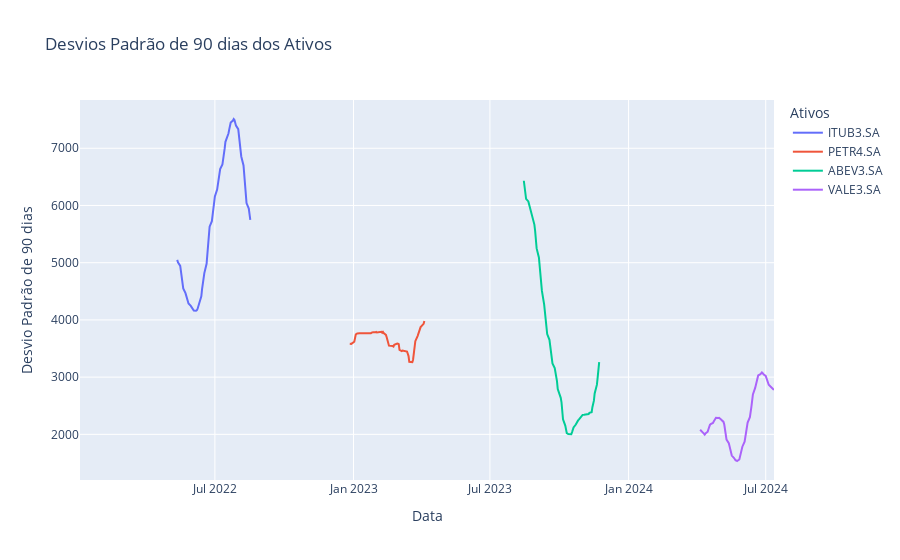

Source (notebook cell):
### Code cell
# Criando uma figura para o gráfico de linhas dos desvios padrão
fig_desvio = go.Figure()

# Adicionando uma linha para cada ativo
for ativo, dados in dados_por_ativo.items():
    fig_desvio.add_trace(go.Scatter(x=dados['Date'], y=dados['Desvio_Padrao_90'], mode='lines', name=ativo))

# Configurando o layout do gráfico
fig_desvio.update_layout(title='Desvios Padrão de 90 dias dos Ativos',
                         xaxis_title='Data',
                         yaxis_title='Desvio Padrão de 90 dias',
                         legend_title='Ativos')
fig_desvio.show()

### Figure 1 — Plotly figure (JSON) as saved in the notebook; plotly's stock layout.template omitted (floating-point values rounded to 4 significant figures; data arrays with more than 128 entries replaced by an {"elided": "..."} marker saying what was removed)
{"data": [{"mode": "lines", "name": "ITUB3.SA", "type": "scatter", "x": {"elided": "158 str values"}, "y": {"elided": "158 float values"}}, {"mode": "lines", "name": "PETR4.SA", "type": "scatter", "x": {"elided": "158 str values"}, "y": {"elided": "158 float values"}}, {"mode": "lines", "name": "ABEV3.SA", "type": "scatter", "x": {"elided": "158 str values"}, "y": {"elided": "158 float values"}}, {"mode": "lines", "name": "VALE3.SA", "type": "scatter", "x": {"elided": "158 str values"}, "y": {"elided": "158 float values"}}], "layout": {"autosize": true, "legend": {"title": {"text": "Ativos"}}, "title": {"text": "Desvios Padrão de 90 dias dos Ativos"}, "xaxis": {"autorange": true, "range": ["2022-01-03", "2024-07-12"], "title": {"text": "Data"}, "type": "date"}, "yaxis": {"autorange": true, "range": [1202.0, 7844.0], "title": {"text": "Desvio Padrão de 90 dias"}, "type": "linear"}}}
